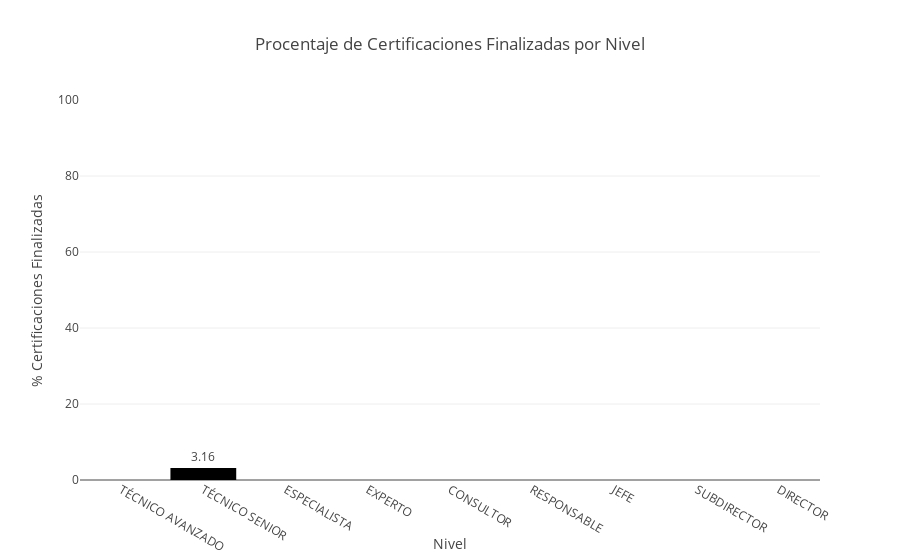

Notebook source saved alongside this figure:
### Code cell
fig = px.bar(data_frame = df_resultado,
             x          = "Nivel de carrera MAPFRE",
             y          = "Porcentaje Certificaciones Realizadas",
             range_y    = [0, 100],
             text_auto  = True,
             title      = "Procentaje de Certificaciones Finalizadas por Nivel")

fig.update_layout(xaxis = {"title" : {"text" : "Nivel"}},
                  yaxis = {"title" : {"text" : "% Certificaciones Finalizadas"}})

fig.show()

### Figure 1 — Plotly figure (JSON) as saved in the notebook; plotly's stock layout.template omitted (floating-point values rounded to 4 significant figures)
{"data": [{"alignmentgroup": "True", "hovertemplate": "Nivel de carrera MAPFRE=%{x}<br>Porcentaje Certificaciones Realizadas=%{y}<extra></extra>", "legendgroup": "", "marker": {"color": "#000001", "pattern": {"shape": ""}}, "name": "", "offsetgroup": "", "orientation": "v", "showlegend": false, "textposition": "auto", "texttemplate": "%{y}", "type": "bar", "x": ["TÉCNICO AVANZADO", "TÉCNICO SENIOR", "ESPECIALISTA", "EXPERTO", "CONSULTOR", "RESPONSABLE", "JEFE", "SUBDIRECTOR", "DIRECTOR"], "xaxis": "x", "y": [0, 3.16, 0, 0, 0, null, null, null, null], "yaxis": "y"}], "layout": {"barmode": "relative", "legend": {"tracegroupgap": 0}, "title": {"text": "Procentaje de Certificaciones Finalizadas por Nivel"}, "xaxis": {"anchor": "y", "domain": [0, 1], "title": {"text": "Nivel"}}, "yaxis": {"anchor": "x", "domain": [0, 1], "range": [0, 100], "title": {"text": "% Certificaciones Finalizadas"}}}}
